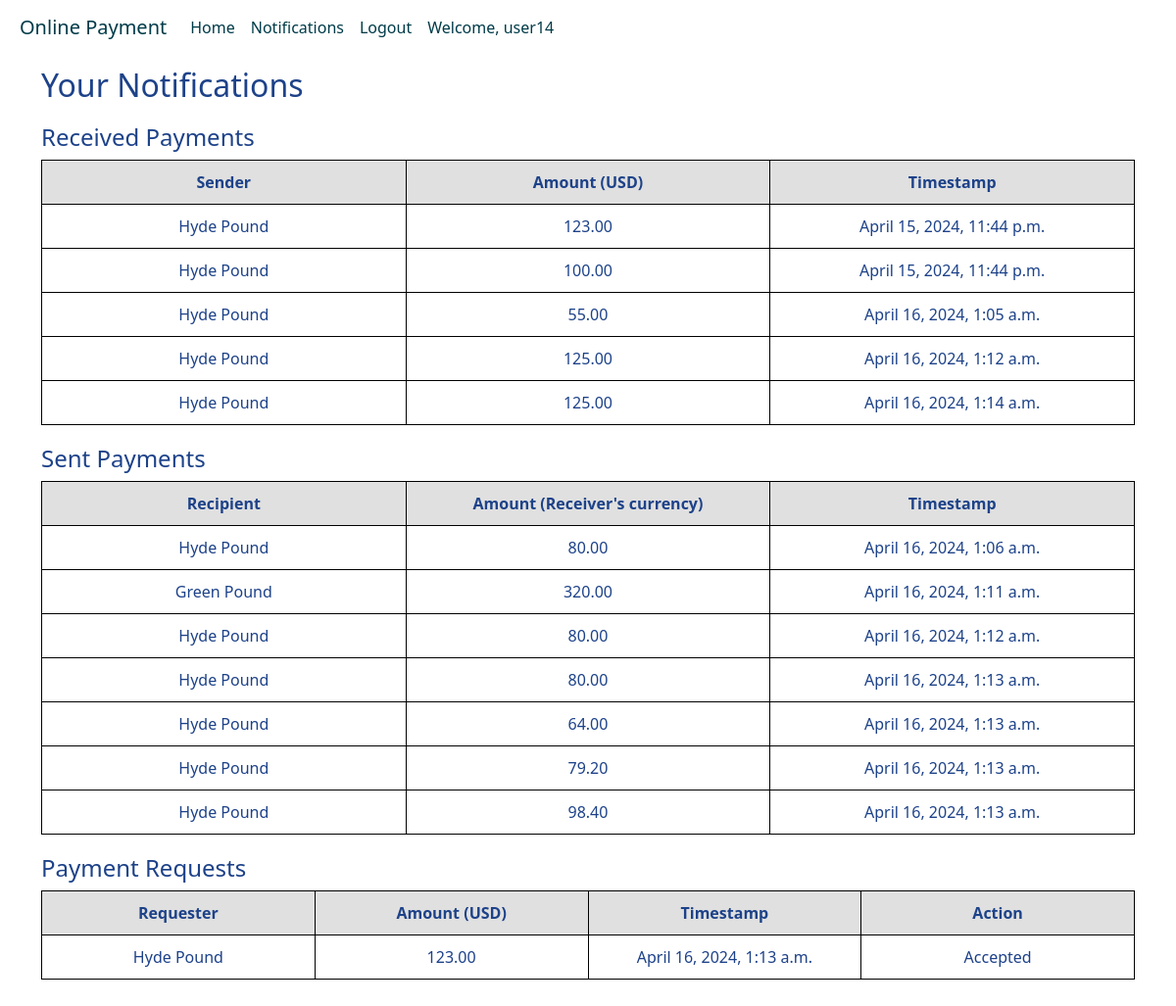
/payapp/notifications/ (signed in), run on an earlier commit of the app's database.
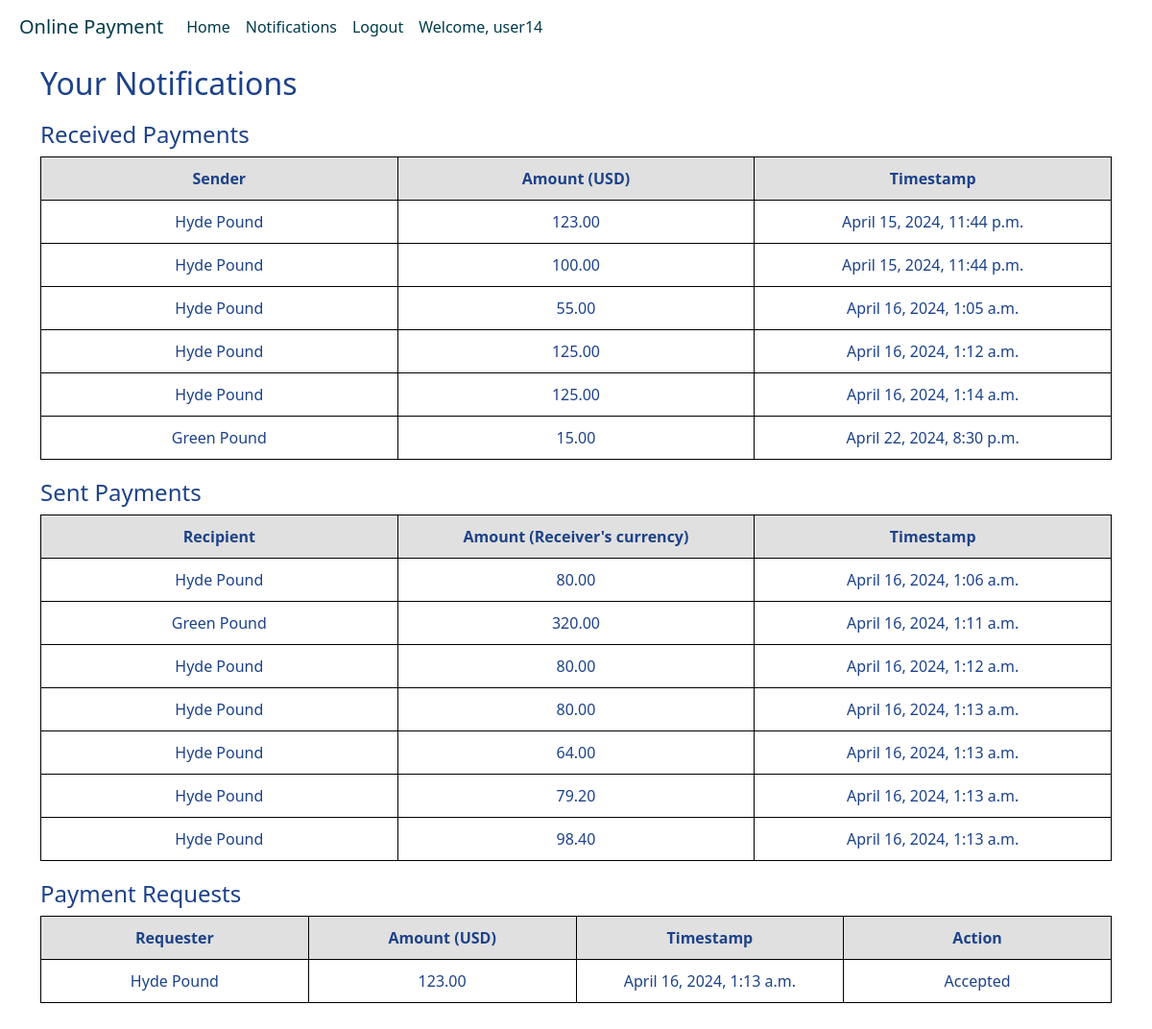
And on a later commit of the database.
### payapp/models.py (models this page shows, shortened)
class Transaction(models.Model):
    sender = models.ForeignKey(UserProfile, on_delete=models.CASCADE, related_name='sent_transactions')
    recipient = models.ForeignKey(UserProfile, on_delete=models.CASCADE, related_name='received_transactions')
    amount = models.DecimalField(max_digits=10, decimal_places=2)
    timestamp = models.DateTimeField(auto_now_add=True)

class PaymentRequest(models.Model):
    sender = models.ForeignKey(UserProfile, related_name='sent_payment_requests', on_delete=models.CASCADE)
    recipient = models.ForeignKey(UserProfile, related_name='received_payment_requests', on_delete=models.CASCADE)
    amount = models.DecimalField(max_digits=10, decimal_places=2)
    timestamp = models.DateTimeField(auto_now_add=True)
    is_accepted = models.BooleanField(null=True, blank=True)

### register/models.py (models this page shows, shortened)
class UserProfile(models.Model):
    user = models.OneToOneField(User, on_delete=models.CASCADE)
    first_name = models.CharField(max_length=100)
    last_name = models.CharField(max_length=100)
    email = models.EmailField()
    currency = models.CharField(max_length=3)
    balance = models.DecimalField(max_digits=10, decimal_places=2, default=1000)
    timestamp = models.DateTimeField(auto_now_add=True)

### payapp/views.py (the view)
# urls.py: path('notifications/', views.notifications, name='notifications'),
@login_required
def notifications(request):
    received_payments = Transaction.objects.filter(recipient=request.user.userprofile)
    sent_payments = Transaction.objects.filter(sender=request.user.userprofile)
    payment_requests = PaymentRequest.objects.filter(sender=request.user.userprofile)
    user_currency = request.user.userprofile.currency
    return render(request, 'notifications.html', {
        'received_payments': received_payments,
        'sent_payments': sent_payments,
        'payment_requests': payment_requests,
        'user_currency': user_currency
    })

### templates/notifications.html (shortened to what this page needs)
{% extends './base.html' %}
{% block content %}
    <h2>Your Notifications</h2>
    <h4>Received Payments</h4>
    <table>
        <tr>
            <th>Sender</th>
            <th>Amount ({{ user_currency }})</th>
            <th>Timestamp</th>
        </tr>
        {% for payment in received_payments %}
            <tr>
                <td>{{ payment.sender.user.first_name }} {{ payment.sender.user.last_name }}</td>
                <td>{{ payment.amount }}</td>
                <td>{{ payment.timestamp }}</td>
            </tr>
        {% empty %}
            <tr>
                <td colspan="3">No received payments yet.</td>
            </tr>
        {% endfor %}
    </table>
    <h4>Sent Payments</h4>
    <table>
        <tr>
            <th>Recipient</th>
            <th>Amount (Receiver's currency)</th>
            <th>Timestamp</th>
        </tr>
        {% for payment in sent_payments %}
            <tr>
                <td>{{ payment.recipient.user.first_name }} {{ payment.recipient.user.last_name }}</td>
                <td>{{ payment.amount }}</td>
                <td>{{ payment.timestamp }}</td>
            </tr>
        {% empty %}
            <tr>
                <td colspan="3">No sent payments yet.</td>
            </tr>
        {% endfor %}
    </table>
    <h4>Payment Requests</h4>
    <table>
        <tr>
            <th>Requester</th>
            <th>Amount ({{ user_currency }})</th>
            <th>Timestamp</th>
            <th>Action</th>
        </tr>
        {% for request in payment_requests %}
            <tr>
                <td>{{ request.recipient.user.first_name }} {{ request.recipient.user.last_name }}</td>
                <td>{{ request.amount }}</td>
                <td>{{ request.timestamp }}</td>
                <td>
                    {% if request.is_accepted == None %}
                        <form method="post" style="display: flex; justify-content: center;">
                        {% csrf_token %}
                            <input type="submit" value="Accept" onclick="this.form.action='{% url 'accept_payment_request' request.id %}';">
                            <input type="submit" value="Decline" onclick="this.form.action='{% url 'decline_payment_request' request.id %}';">
                        </form>
                    {% elif request.is_accepted %}
                        Accepted
                    {% else %}
                        Declined
                    {% endif %}
                </td>
        {% empty %}
            <tr>
                <td colspan="4">No payment requests yet.</td>
            </tr>
        {% endfor %}
    </table>
{% endblock %}

What changed in the data, as far as the page shows it:
added Transaction: sender.user.first_name "Green", sender.user.last_name "Pound", amount "15.00", timestamp "April 22, 2024, 8:30 p.m.", shown under "Received Payments"
